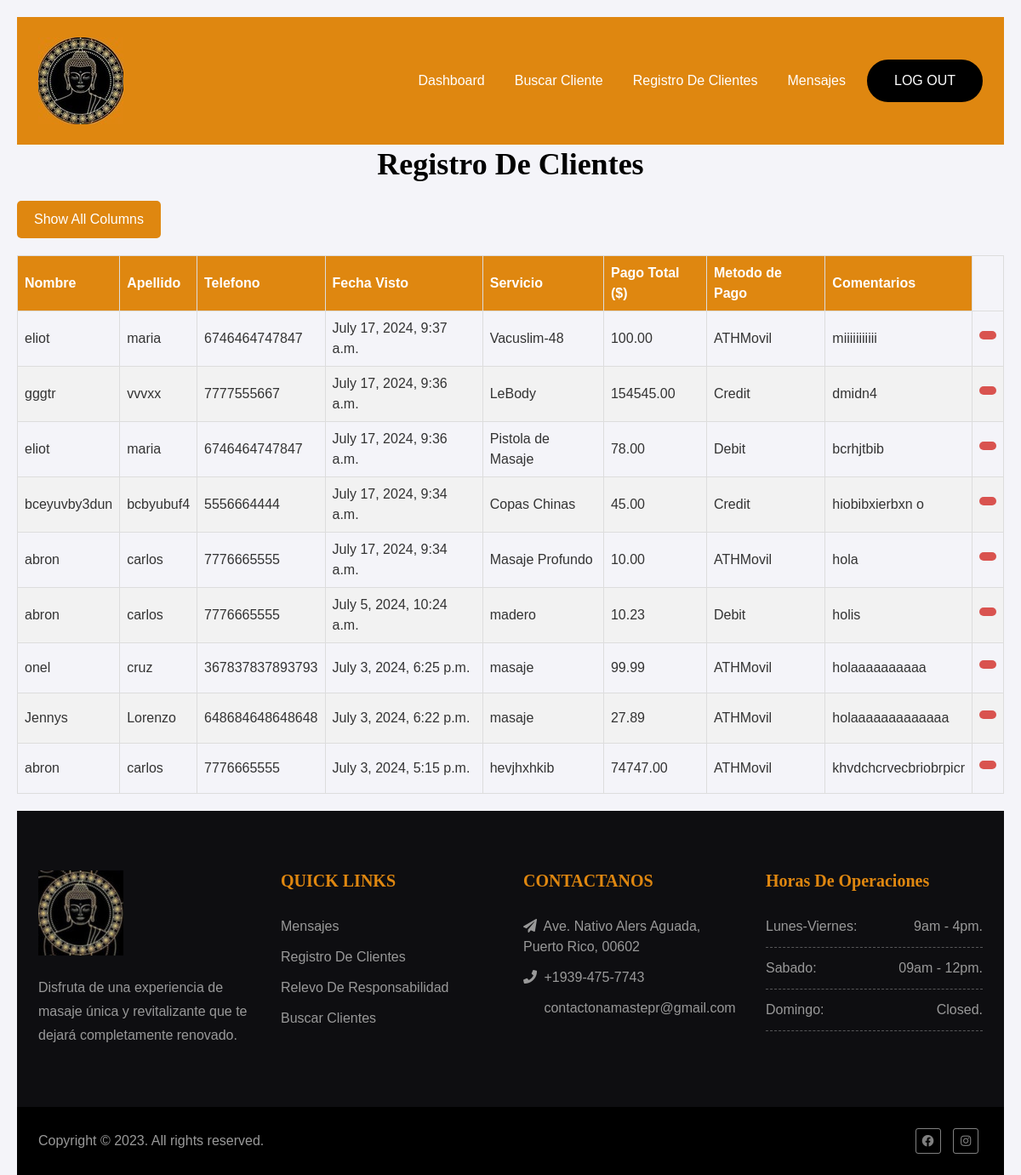
The app's page /registro/ (signed in), older data.
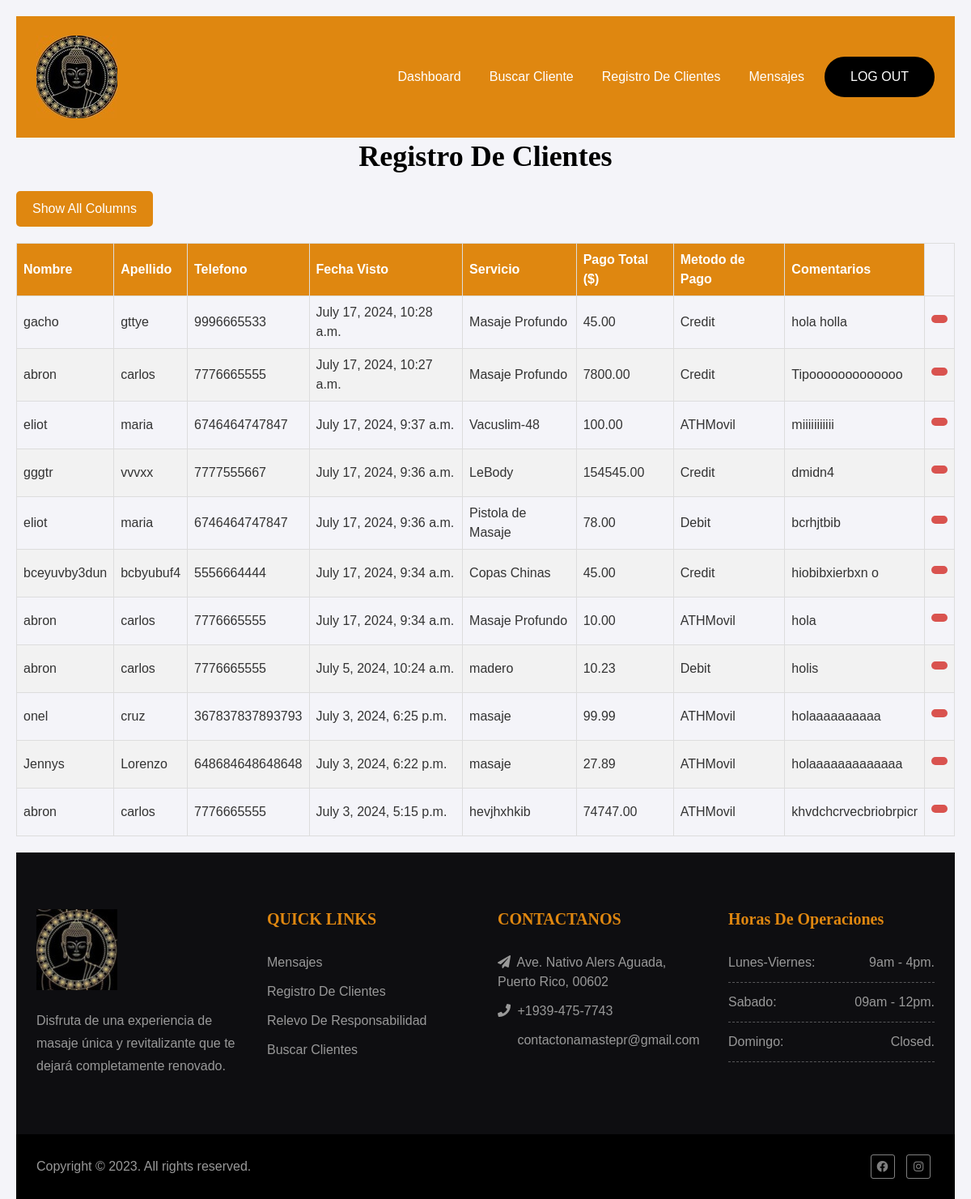
The same page, newer data.
### namaste_app/models.py (models this page shows, shortened)
class CustomerEntry(models.Model):
    customer = models.ForeignKey(Customer, on_delete=models.CASCADE, related_name='entries')
    date_seen = models.DateTimeField(auto_now_add=True, verbose_name="Date Seen")
    treatment = models.CharField(max_length=50, choices=TreatmentType.choices, default='')
    payment_type = models.CharField(max_length=50, choices=PaymentType.choices, default='')
    payment_amount = models.DecimalField(max_digits=10, decimal_places=2, help_text="Price in dollars")
    comments = models.CharField(max_length=300, blank=True, default='')

class Customer(models.Model):
    first_name = models.CharField(max_length=50, null=False, blank=False, default='')
    last_name = models.CharField(max_length=50, null=False, blank=False, default='')
    email = models.EmailField()
    phone_number = models.CharField(max_length=50, blank=False)
    address = models.CharField(max_length=100, blank=True, default='')
    has_condition = models.BooleanField(default=False, verbose_name="Has Condition")
    condition_names = models.CharField(max_length=100, null=True, blank=True, verbose_name="Condition Names")
    accept_photo = models.BooleanField(default=False, verbose_name="Accepts Pictures")
    accept_publishing = models.BooleanField(default=False, verbose_name="Accepts Publishing")
    sign_date = models.DateTimeField(null=True, blank=True)
    signature = models.ImageField(upload_to='signatures/', null=True, blank=True, default='')  # Stores the path to the signature image

### namaste_app/views.py (the view)
# urls.py: path("registro/", views.registro, name="registro"),
@login_required
def registro(request):
    context = {}
    try:
        customer_entries = CustomerEntry.objects.order_by('-date_seen')
        context['customer_entries'] = customer_entries
    except Exception as e:
        return f"Error fetching records: {str(e)}"
    return render(request, "registro.html", context)

### namaste_app/templates/registro.html (shortened to what this page needs)
{% extends "admin_base.html" %}{% block title %}Registro De Clientes{% endblock %}
{% load widget_tweaks %}
{% block content %}
<h1>Registro De Clientes</h1>
<button id="toggle-button" class="toggle-button">Show All Columns</button>
<table id="data-table">
    <thead>
        <tr>
            <th class="nombre">Nombre</th>
            <th class="apellido">Apellido</th>
            <th class="telefono">Telefono</th>
            <th class="fecha">Fecha Visto</th>
            <th class="servicio">Servicio</th>
            <th class="pago_total">Pago Total ($)</th>
            <th class="metodo">Metodo de Pago</th>
            <th class="comentarios">Comentarios</th>
        </tr>
    </thead>
    <tbody>
        {% for entries in customer_entries %}
        <tr>
            <td class="nombre">{{ entries.customer.first_name }}</td>
            <td class="apellido">{{ entries.customer.last_name }}</td>
            <td class="telefono">{{ entries.customer.phone_number }}</td>
            <td class="fecha">{{ entries.date_seen }}</td>
            <td class="servicio">{{ entries.treatment }}</td>
            <td class="pago_total">{{ entries.payment_amount }}</td>
            <td class="metodo">{{ entries.payment_type }}</td>
            <td class="comentarios">{{ entries.comments }}</td>
            <td>
                <form method="post" action="{% url 'borrar_entrada' entries.id %}">
                    <button type="submit" class="delete-btn" name="delete-button">
                    </button>
                </form>
            </td>
        </tr>
        {% endfor %}
    </tbody>
</table>
{% endblock %}

Row changes from the older to the newer data that the page shows:
added CustomerEntry: customer.first_name "gacho", customer.last_name "gttye", customer.phone_number "9996665533", date_seen "July 17, 2024, 10:28 a.m.", treatment "Masaje Profundo", payment_amount "45.00", payment_type "Credit", comments "hola holla"
added CustomerEntry: customer.first_name "abron", customer.last_name "carlos", customer.phone_number "7776665555", date_seen "July 17, 2024, 10:27 a.m.", treatment "Masaje Profundo", payment_amount "7800.00", payment_type "Credit", comments "Tipooooooooooooo"
